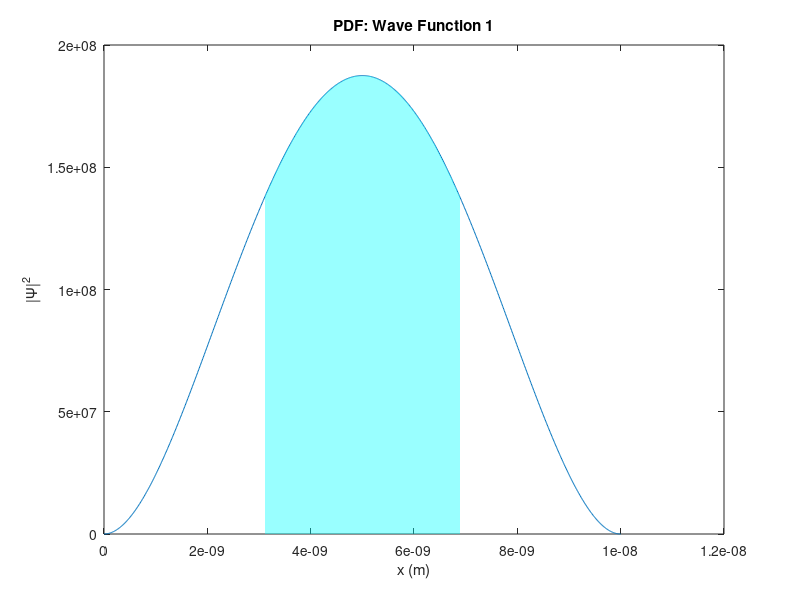
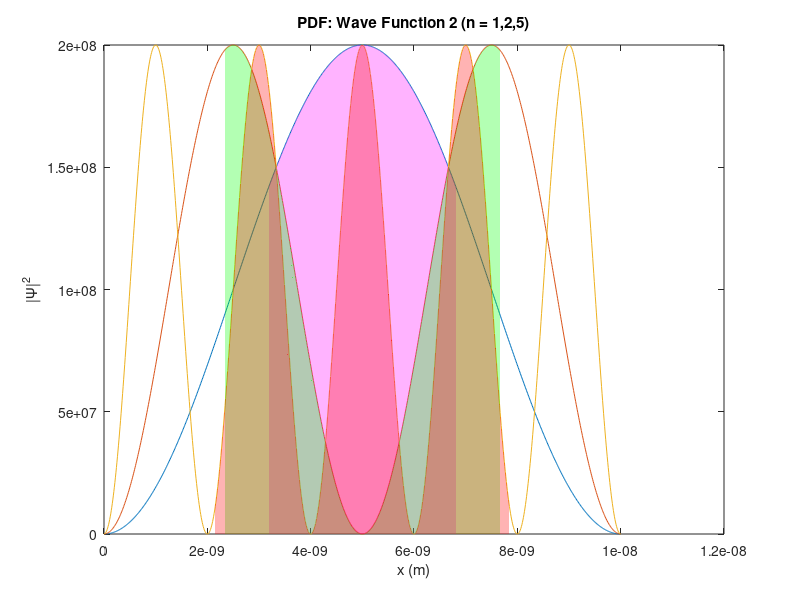
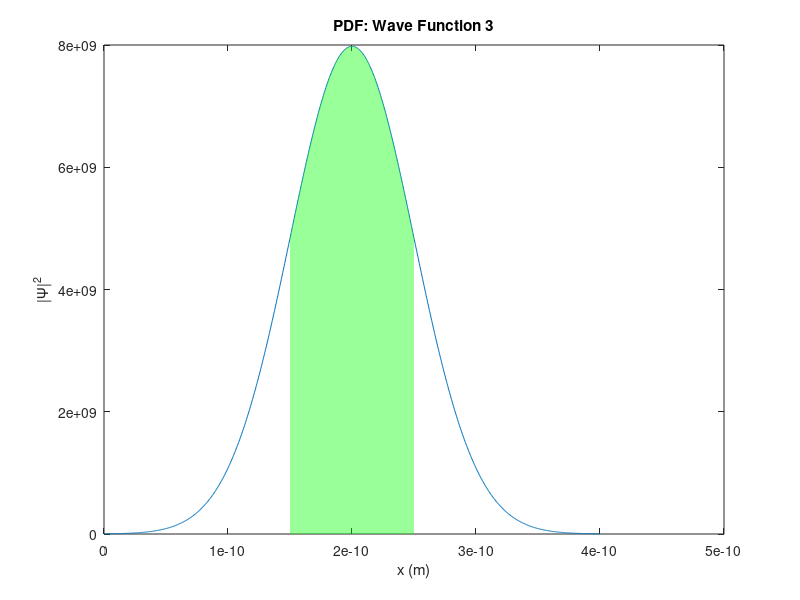

MATLAB code to generate these figures, in order:
% Sidorian Pandovski
% ECE 235 
% Homework 5
%
% a) - Homework 4
% b) - Homework 4
% c) - Homework 4
%
% d) On each graph from c), in a color of your choice, shade the area under
% the probability-density curve that corresponds to the range of positions 
% between 〈𝑥〉 − ∆𝑥 and 〈𝑥〉 + ∆𝑥 . (Hint: Use the MATLAB area command or 
% the fill command;).
% 
% e) Calculate the probability of finding the particle in the range between
%〈𝑥〉 − ∆𝑥 and 〈𝑥〉 + ∆𝑥. This number is equal to the area of the pretty 
% shaded region from part d. For wave functions 1 and 2, do this 
% analytically. For wave function 3, do it using MATLAB’s integral command 
% or piecewise rectangular integration (as we did in HW 2).
%
% f) - Homework 4
%
% g) Calculate the product of the uncertainties ∆𝑥∆𝑝. Does it satisfy the 
% Heisenberg uncertainty relation ∆𝑥∆𝑝 ≥ ℏ/2 ?
%
% test wave functions:
% 1) Psi(x,0) = Ax(x-L) where L is known. the particle is confined to the
% region [0,L] -> therefore zero outside this region
%
% 2) Psi(x,0) = Asin(n*pi*x/L) where n is an arbitrary positive integer and
% L is known. the particle is confined to the region [0,L] -> therefore
% zero outside this region
%
% 3) Psi(x,0) = Aexp[(-(x-xNaught)^2)/sigma^2 + i*kNaught*x] the particle
% can move in all 1D space

% Defining variables:

eMass   = 9.1E-31; % kilograms
L       = 10E-9; % meters
sigma   = 1E-10; % meters
x0      = 2E-10; % meters
k0      = 2E9;% radians/meter
n       = [1 2 5]; 

x = linspace(0, L, 1000);
x3 = linspace(x0-2*sigma, x0+2*sigma, 1000);

% Normalization values:

A1 = sqrt(30/L^5);
A2 = sqrt(2 / L);
A3 = (2 / (pi * sigma^2))^(1/4);

% Given wavefunctions:

Psi1 = A1 .* x .* (x-L);
Psi2 = A2 .* sin(((pi.*n')/L).*x);
Psi3 = A3 .* exp(((-(x3-x0).^2)/(sigma^2)) + (j * k0 .* x3));

figure;
plot(x, abs(Psi1).^2);
xlabel('x (m)'); ylabel('|\Psi|^2'); title('PDF: Wave Function 1');

figure;
plot(x, abs(Psi2).^2);
xlabel('x (m)'); ylabel('|\Psi|^2'); title('PDF: Wave Function 2 (n = 1,2,5)');

figure;
plot(x3, abs(Psi3).^2);
xlabel('x (m)'); ylabel('|\Psi|^2'); title('PDF: Wave Function 3');

%% Part d) Shade area under PDF between <x>-Dx and <x>+Dx

% --- Wave Function 1 ---
% <x> = L/2 by symmetry; <x^2> = 2L^2/7; (Dx)^2 = 2L^2/7 - L^2/4 = L^2/28
xMean1 = L / 2;
dx1    = L / sqrt(28);
xlo1   = xMean1 - dx1;
xhi1   = xMean1 + dx1;

mask1  = (x >= xlo1) & (x <= xhi1);
xFill1 = x(mask1);
yFill1 = abs(A1 .* xFill1 .* (xFill1 - L)).^2;

figure(1); hold on;
fill([xFill1(1), xFill1, xFill1(end)], [0, yFill1, 0], 'c', ...
    'FaceAlpha', 0.4, 'EdgeColor', 'none');
hold off;

% --- Wave Function 2 (n = 1, 2, 5) ---
% <x> = L/2 by symmetry; <x^2> = L^2/3 - L^2/(2n^2*pi^2)
% (Dx)^2 = L^2/12 - L^2/(2n^2*pi^2)
xMean2    = L / 2;
shadeCols = {'m', 'g', 'r'};

figure(2); hold on;
for k = 1:length(n)
    nk   = n(k);
    dx2  = L * sqrt(1/12 - 1/(2 * nk^2 * pi^2));
    xlo2 = xMean2 - dx2;
    xhi2 = xMean2 + dx2;

    mask2  = (x >= xlo2) & (x <= xhi2);
    xFill2 = x(mask2);
    yFill2 = abs(A2 .* sin(nk * pi .* xFill2 / L)).^2;
    fill([xFill2(1), xFill2, xFill2(end)], [0, yFill2, 0], shadeCols{k}, ...
        'FaceAlpha', 0.3, 'EdgeColor', 'none');
end
hold off;

% --- Wave Function 3 ---
% |Psi3|^2 = A3^2 * exp(-2*(x-x0)^2/sigma^2)  [Gaussian centered at x0]
% <x> = x0;  (Dx)^2 = sigma^2/4  =>  Dx = sigma/2
xMean3 = x0;
dx3    = sigma / 2;
xlo3   = xMean3 - dx3;
xhi3   = xMean3 + dx3;

mask3  = (x3 >= xlo3) & (x3 <= xhi3);
xFill3 = x3(mask3);
yFill3 = A3^2 .* exp(-2 * (xFill3 - x0).^2 / sigma^2);

figure(3); hold on;
fill([xFill3(1), xFill3, xFill3(end)], [0, yFill3, 0], 'g', ...
    'FaceAlpha', 0.4, 'EdgeColor', 'none');
hold off;

%% Part e) Probability of finding particle in [<x>-Dx, <x>+Dx]

% --- Wave Function 1 (analytical) ---
% int |Psi1|^2 dx = A1^2 * int x^2*(x-L)^2 dx
%                = A1^2 * int (x^4 - 2L*x^3 + L^2*x^2) dx
% Antiderivative: A1^2 * (x^5/5 - L*x^4/2 + L^2*x^3/3)
F1 = @(t) A1^2 .* (t.^5/5 - L.*t.^4/2 + L^2.*t.^3/3);
P1 = F1(xhi1) - F1(xlo1);

fprintf('=== Wave Function 1 ===\n');
fprintf('  <x> = %.4e m,  Dx = %.4e m\n', xMean1, dx1);
fprintf('  P(<x> +/- Dx) = %.4f\n\n', P1);

% --- Wave Function 2 (analytical, each n) ---
% int |Psi2|^2 dx = A2^2 * int sin^2(n*pi*x/L) dx
%                = A2^2 * (x/2 - L*sin(2*n*pi*x/L) / (4*n*pi))
fprintf('=== Wave Function 2 ===\n');
for k = 1:length(n)
    nk   = n(k);
    dx2  = L * sqrt(1/12 - 1/(2 * nk^2 * pi^2));
    xlo2 = xMean2 - dx2;
    xhi2 = xMean2 + dx2;

    F2 = @(t) A2^2 .* (t/2 - L .* sin(2*nk*pi.*t/L) / (4*nk*pi));
    P2 = F2(xhi2) - F2(xlo2);
    fprintf('  n=%d:  <x>=%.4e m,  Dx=%.4e m,  P=%.4f\n', nk, xMean2, dx2, P2);
end
fprintf('\n');

% --- Wave Function 3 (numerical via integral) ---
pdf3 = @(t) A3^2 .* exp(-2*(t - x0).^2 / sigma^2);
P3   = integral(pdf3, xlo3, xhi3);

fprintf('=== Wave Function 3 ===\n');
fprintf('  <x> = %.4e m,  Dx = %.4e m\n', xMean3, dx3);
fprintf('  P(<x> +/- Dx) = %.4f\n\n', P3);
